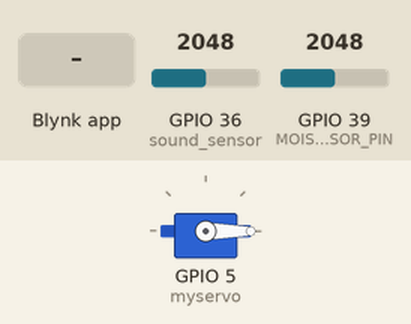
Recording of a sketch running on a simulated ESP32. On the bench: servo. The inputs (shaded band) are chosen by the test bench; at power-on: GPIO 36 (sound_sensor) = 2048, GPIO 39 (MOISTURE_SENSOR_PIN) = 2048. WiFi joins after 1.5 s; servers stay silent unless stated; what the sketch prints to the serial monitor is not drawn.

Above: at 3.0 s.
3.1 s: Blynk app writes 1 to V0
At 11.82 s:
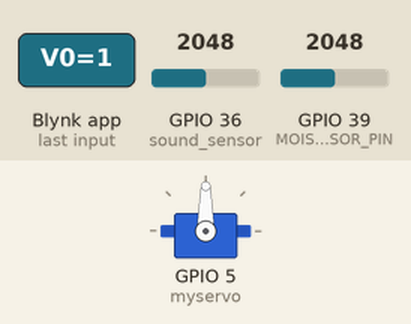
13.3 s: Blynk app writes 0 to V0
Timing chart, 0 to 23.4 s (numbered marks = the images above; inputs shaded):
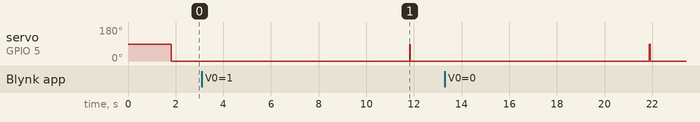

The sketch:

babycradle99.ino
```cpp
#include <WiFi.h>
#include <WiFiClient.h>
#include <BlynkSimpleEsp32.h>
#include <ESP32Servo.h>

#define BLYNK_TEMPLATE_ID "TMPL3rUgefeVN"
#define BLYNK_TEMPLATE_NAME "baby cradle"
#define BLYNK_AUTH_TOKEN "wauXkl66JRwzeMUa5Kft_4q26su4lmuy"

#define MOISTURE_SENSOR_PIN 39
#define LED_PIN 2

char auth[] = "wauXkl66JRwzeMUa5Kft_4q26su4lmuy";
char ssid[] = "Redmi Note 10 Lite";
char pass[] = "12341234";

BlynkTimer timer;

Servo myservo;

int sound_sensor=36;

BLYNK_WRITE(V0) // Blynk virtual pin 1 is connected to a switch button in the Blynk app
{
  int switchState = param.asInt(); // Read the state of the switch button
    Serial.print("Switchstate:");
    Serial.println(switchState);

    if(switchState==1){
        myservo.write(0);
        delay(10);
    }
    else{
      myservo.write(90);
      Serial.println("Stopped");
      delay(10);
    }
}

void setup() {
  Serial.begin(115200);
  Blynk.begin(auth, ssid, pass);
  pinMode(sound_sensor,INPUT);
  myservo.attach(5);

  myservo.write(90);
  timer.setInterval(100L, soundSensor);
  timer.setInterval(100L, readMoistureSensor);

}

void loop() {
  Blynk.run();
  delay(10);
  soundSensor();
  readMoistureSensor();
  delay(10);


}

void soundSensor()
{
  // Request temperature to all devices on the data line
  int sound_value=analogRead(sound_sensor);
  Serial.print("Sound sensor data: ");
  Serial.println(sound_value);
  Blynk.virtualWrite(V2, sound_value);
  if (sound_value > 500) {

    Blynk.logEvent("sound");
    myservo.write(0);
    delay(10000);
    myservo.write(90);
  } else { // otherwise, turn off the LED
    digitalWrite(LED_PIN, LOW);
  }
  delay(10);

  // You can send any value at any time.
  // Please don't send more that 10 values per second.
    //Blynk.virtualWrite(V0, sound_value);
    //delay(500);
}
void readMoistureSensor() {
  int moistureValue = analogRead(MOISTURE_SENSOR_PIN); // read the analog value from the moisture sensor
  Serial.print("Moisture value: ");
  Serial.println(moistureValue);
  Blynk.virtualWrite(V1, moistureValue);
  if (moistureValue < 3000) { // if the moisture value is less than 500, turn on the LED
    digitalWrite(LED_PIN, HIGH);
    Blynk.logEvent("humidity");
  } else { // otherwise, turn off the LED
    digitalWrite(LED_PIN, LOW);
  }
  delay(10); // wait for 1 second
}
```
